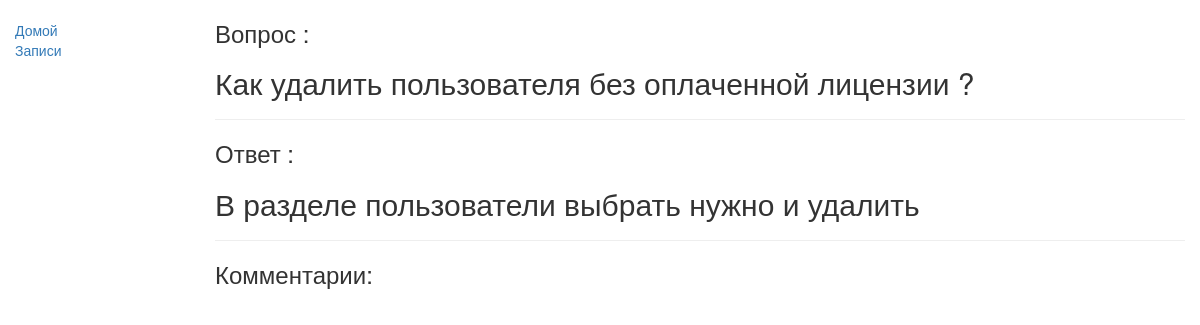
The app's page /catalog/guide/1 with its own data.
### catalog/models.py (models this page shows, shortened)
class Questions(models.Model):
    questions_text=models.TextField(max_length=1000,db_index=True)
    user=models.ForeignKey(User, on_delete=models.CASCADE,null=True)
    answer=models.OneToOneField('Answer',on_delete=models.PROTECT,null=True,blank=True)
    category=models.ForeignKey('Category',on_delete=models.PROTECT,null=True)
    class Meta:
        ordering = ['user']
    def __str__(self):
        return self.questions_text

class Answer(models.Model):
    answer_text=models.TextField(max_length=1000,db_index=True)
    user=models.ForeignKey(User, on_delete=models.CASCADE,null=True)
    def __str__(self):
        return self.answer_text

### catalog/views.py (the view, shortened to what this page needs)
# urls.py: url(r'^guide/(?P<pk>\d+)$', views.QuestionsDetailView.as_view(), name='guide-detail'),
class QuestionsDetailView(generic.DetailView):
    model = Questions
    def get_context_data(self, **kwargs):
        context = super().get_context_data(**kwargs)
        context['comment_data'] = Comment.objects.filter(questions=self.object)
        print(context)
        return context

### catalog/templates/catalog/questions_detail.html (shortened to what this page needs)
{% extends "base_generic.html" %}
{% block content %}
  <h3>Вопрос :</h3>
  <h2>{{ object.questions_text }}</h2>
  <hr>
  <h3>Ответ :</h3>
  {% if object.answer is None %}
    <h2>Ответа нет ¯\_(ツ)_/¯</h2>
  {% else %}
    <h2>{{object.answer}}</h2>
  {% endif %}
  <hr>
  <h3>Комментарии:</h3>
{% endblock %}

### records on screen
Questions: questions_text "Как удалить пользователя без оплаченной лицензии ?", answer "В разделе пользователи выбрать нужно и удалить"
